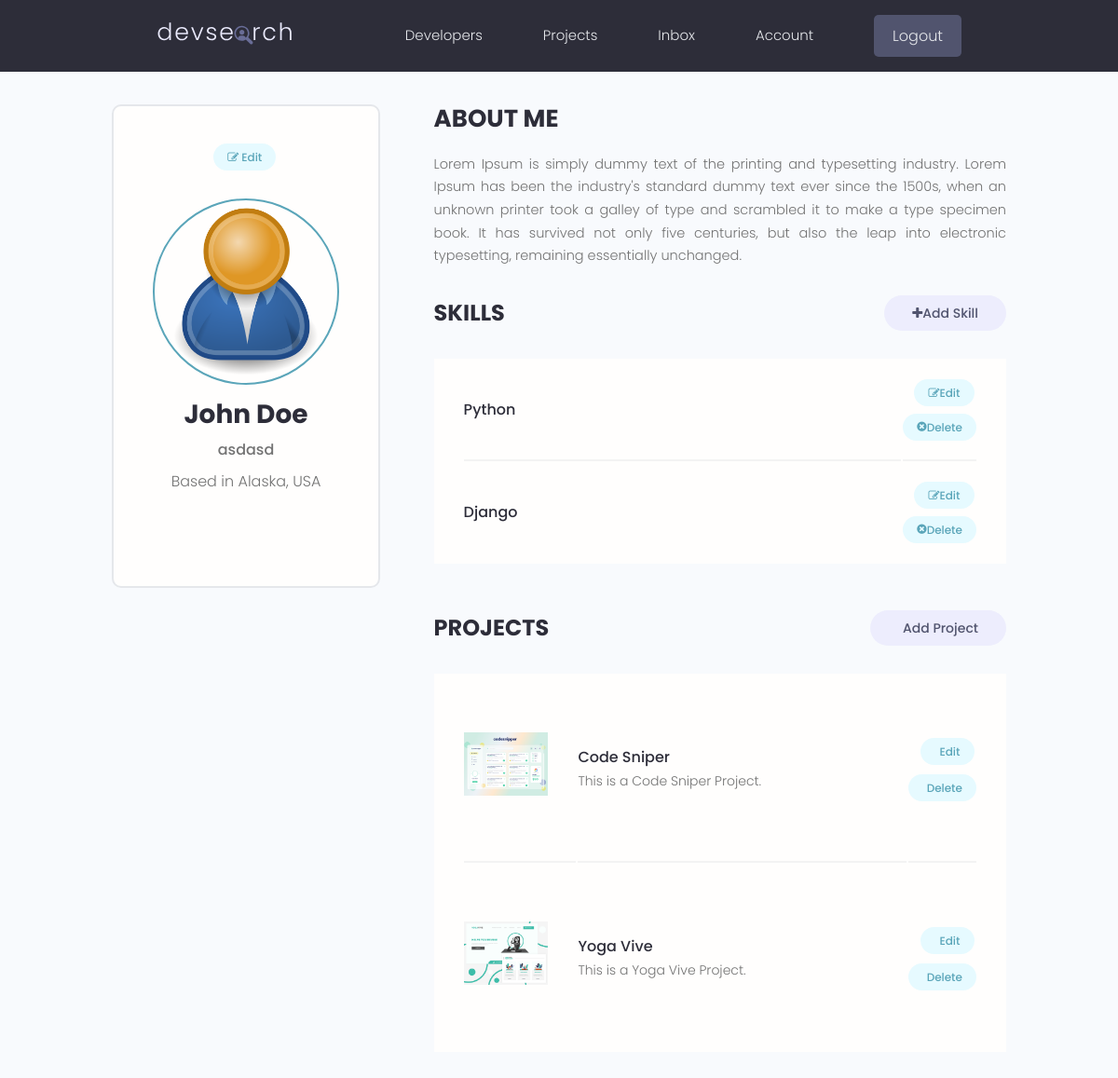
/account/ (signed in), run on the app's committed database.
### usersApp/models.py (models this page shows, shortened)
class Profile(models.Model):
    user = models.OneToOneField(User, on_delete=models.CASCADE, null=True, blank=True)
    name = models.CharField(max_length=200, blank=True, null=True)
    email = models.EmailField(max_length=500, blank=True, null=True)
    username = models.CharField(max_length=200, blank=True, null=True)
    location = models.CharField(max_length=200, blank=True, null=True)
    short_intro = models.CharField(max_length=200, blank=True, null=True)
    bio = models.TextField(blank=True, null=True)
    profile_image = models.ImageField(blank=True, null=True, upload_to="profiles/",
                                      default="profiles/user-default.png") # This will go in static/images folder and then in profiles folder and upload my pictures here. Again - we are uploading to the profiles folder and also getting the defualt from the profiles folder
    social_github = models.CharField(max_length=200, blank=True, null=True)
    social_twitter = models.CharField(max_length=200, blank=True, null=True)
    social_linkedin = models.CharField(max_length=200, blank=True, null=True)
    social_youtube = models.CharField(max_length=200, blank=True, null=True)
    social_website = models.CharField(max_length=200, blank=True, null=True)
    created = models.DateTimeField(auto_now_add=True)
    id = models.UUIDField(default=uuid.uuid4, unique=True, primary_key=True, editable=False)

class Skill(models.Model):
    owner = models.ForeignKey(Profile, on_delete=models.CASCADE, null=True, blank=True) # A user / profile can have many skills
    name = models.CharField(max_length=200, null=True, blank=True)
    description = models.TextField(null=True, blank=True)
    created = models.DateTimeField(auto_now_add=True)
    id = models.UUIDField(default=uuid.uuid4, unique=True, primary_key=True, editable=False)

### projectsApp/models.py (models this page shows, shortened)
class Project(models.Model):
    owner = models.ForeignKey(Profile, null=True, blank=True, on_delete=models.SET_NULL) # We want to connect a project to a specific user profile - many-to-one relationship
    title = models.CharField(max_length=200)   # By default null=False - required to enter data in this field (for the database)
    description = models.TextField(null=True, blank=True)  # Does NOT require to enter data in this field! blank is the same but for django form to be submitted! We can submit a form without adding this!
    featured_image = models.ImageField(null=True, blank=True, default="default.jpg") # B/c its in "images" folder no need to specify path, otherwise path needed
    demo_link = models.CharField(max_length=2000, null=True, blank=True)
    source_link = models.CharField(max_length=2000, null=True, blank=True)
    tags = models.ManyToManyField('Tag', blank=True)  # The tag can be connected to many models
    vote_total = models.IntegerField(default=0, null=True, blank=True)
    vote_ratio = models.IntegerField(default=0, null=True, blank=True)
    created = models.DateTimeField(auto_now_add=True)
    id = models.UUIDField(default=uuid.uuid4, unique=True, primary_key=True, editable=False)

### usersApp/views.py (the view)
# urls.py: path('account/', views.userAccount, name="account"),
@login_required(login_url='login')
def userAccount(request):
    profile = request.user.profile
    skills =  profile.skill_set.all()
    projects = profile.project_set.all()
    context = {'profile':profile, 'skills':skills, 'projects':projects}
    return render(request, 'usersApp/account.html', context)

### usersApp/templates/usersApp/account.html (shortened to what this page needs)
{% extends 'main.html' %}
{% block content %}
  <main class="settingsPage profile my-md">
    <div class="container">
      <div class="layout">
        <div class="column column--1of3">
          <div class="card text-center">
            <div class="card__body dev">
              <a class="tag tag--pill tag--main settings__btn" href="{% url 'edit-account' %}"><i class="fa fa-edit"></i> Edit</a>
              <img class="avatar avatar--xl dev__avatar" src="{{profile.profile_image.url}}" />
              <h2 class="dev__name">{{profile.name}}</h2>
              <p class="dev__title">{{profile.short_intro}}</p>
              <p class="dev__location">Based in {{profile.location}}</p>
            </div>
          </div>
        </div>
        <div class="column column--2of3">
          <div class="devInfo">
            <h3 class="devInfo__title">About Me</h3>
            <p class="devInfo__about">{{profile.bio}}</p>
          </div>
          <div class="settings">
            <h3 class="settings__title">Skills</h3>
            <a class="tag tag--pill tag--sub settings__btn tag--lg" href="#"><i class="fa fa-plus"></i> Add Skill</a>
          </div>
          <table class="settings__table">
            {% for skill in skills %}
            <tr>
              <td class="settings__tableInfo">
                <h4>{{skill.name}}</h4>
              </td>
              <td class="settings__tableActions">
                <a class="tag tag--pill tag--main settings__btn" href="#"><i class="fa fa-edit"></i>   Edit</a>
                <a class="tag tag--pill tag--main settings__btn" href="#"><i class="fa fa-times-circle"></i>  Delete</a>
              </td>
            </tr>
            {% endfor %}
          </table>
          <div class="settings">
            <h3 class="settings__title">Projects</h3>
            <a class="tag tag--pill tag--sub settings__btn tag--lg" href="#"> Add Project</a>
          </div>
          <table class="settings__table">
            {% for project in projects %}
            <tr>
              <td class="settings__thumbnail">
                <a href="{% url 'project' project.id %}"><img src="{{project.featured_image.url}}" alt="Project Thumbnail" /></a>
              </td>
              <td class="settings__tableInfo">
                <a href="{% url 'project' project.id %}">{{project.title}}</a>
                <p>
                   {{project.description|slice:"150"}}
                </p>
              </td>
              <td class="settings__tableActions">
                <a class="tag tag--pill tag--main settings__btn" href="#"> Edit</a>
                <a class="tag tag--pill tag--main settings__btn" href="#">
                  Delete</a>
              </td>
            </tr>
            {% endfor  %}
          </table>
        </div>
      </div>
    </div>
  </main>
{% endblock content %}

### static/styles/app.css (style rules this page uses)
:root { --color-sub: #2d2d39; }
.card { border: 2px solid var(--color-light); }
img { width: 100%; }
.profile .card > .dev { padding: 4rem; }
.dev__avatar { display: block; margin: auto; }
.dev__name { color: var(--color-sub); font-size: 2.8rem; font-weight: 700; margin-top: 1rem; margin-bottom: 0.5rem; }
.dev__title { font-size: 1.6rem; font-weight: 500; line-height: 1.3; }
.dev__location { margin-top: 1rem; }
.devInfo { margin-bottom: 3rem; }
.devInfo__title, .devInfo__subtitle { font-size: 2.6rem; color: var(--color-sub); text-transform: uppercase; font-weight: 700; margin-bottom: 1.5rem; }
.devInfo__about, .devSkill__info { font-size: 1.45rem; line-height: 1.7; text-align: justify; }
.settingsPage .dev > .settings__btn { display: inline-block; margin-bottom: 3rem; }
.settings { display: flex; justify-content: space-between; align-items: center; }
.settings__title { font-size: 2.4rem; text-transform: uppercase; font-weight: 700; color: var(--color-sub); }
.settings__table { margin-top: 3rem; margin-bottom: 5rem; padding: 0 3rem; background: var(--color-white); }
.settings__table tr { width: 100%; }
.settings__table tr > td { padding: 2rem 0; }
.settings__table tr:not(:last-child) td { border-bottom: 2px solid var(--color-white-light); }
.settings__thumbnail { width: 23%; min-width: 10rem; }
.settings__thumbnail img { padding-right: 3rem; height: 15rem; object-fit: contain; }
.settings__tableInfo { width: 100%; }
.settings__tableInfo h4, .settings__tableInfo a { padding-right: 1rem; width: auto; font-size: 1.6rem; font-weight: 500; color: var(--color-sub); }
.settings__tableInfo p { font-size: 1.4rem; }
.settings__tableActions { text-align: right; }

### static/uikit/styles/modules/_variables.css (style rules this page uses)
:root { --color-main: #5aa5b9; --color-main-light: #e6faff; --color-sub: #3f4156; --color-sub-light: #51546e; --color-sub-lighter: #ededfd; --color-text: #737373; --color-gray: #8b8b8b; --color-light: #e5e7eb; --color-light-gray: #767676; --color-bg: #f8fafd; --color-white: #fffefd; --color-white-light: #f3f3f3; --color-success: #359e64; --color-success-bg: #def8e8; --color-error: #fc4b0b; --color-error-bg: #fff2ee; --font-base: 'Poppins', arial, helvetica, 'Segoe UI', roboto, ubuntu, sans-serif; --font-monospace: 'Fira Code', 'Courier New', courier, monospace; --font-regular: 300; --font-medium: 500; --font-bold: 700; --generic-shadow: 1px 1px 5px #00000010; --generic-transition: all 0.3s ease-in-out; }

### static/uikit/styles/modules/_base.css (style rules this page uses)
* { margin: 0; padding: 0; box-sizing: border-box; text-rendering: optimizeLegibility; color: inherit; font-size: inherit; }
html { font-size: 50%; }
@media only screen and (min-width: 480px) { html { font-size: 56.25%; } }
@media only screen and (min-width: 1200px) { html { font-size: 62.5%; } }
body { line-height: 1.6; font-weight: 400; font-size: 1.5rem; color: var(--color-text); background-color: var(--color-bg); min-height: 100vh; }

### static/uikit/styles/modules/_typography.css (style rules this page uses)
* { font-family: var(--font-base); }
h2 { font-size: 3.6rem; font-weight: var(--font-bold); }
h3 { font-size: 3.2rem; font-weight: var(--font-medium); }
h4 { font-size: 2.8rem; font-weight: var(--font-medium); }
p, span, strong { font-size: 1.6rem; color: var(--color-text); font-weight: var(--font-regular); }
a { padding-bottom: 2px; text-decoration: none; display: inline-block; color: var(--color-main); font-weight: var(--font-medium); }

### static/uikit/styles/modules/_utilities.css (style rules this page uses)
.container { width: 92%; max-width: 165rem; margin: 0 auto; box-sizing: border-box; }
@media screen and (min-width: 1000px) { .container { width: 90%; } }
@media screen and (min-width: 1200px) { .container { width: 80%; } }
.text-center { text-align: center; }
.my-md { margin: 3rem auto; }

### static/uikit/styles/modules/_avatar.css (style rules this page uses)
.avatar { border-radius: 50%; border: 2px solid var(--color-main); object-fit: cover; }
.avatar--xl { height: 20rem; width: 20rem; }

### static/uikit/styles/modules/_card.css (style rules this page uses)
.card { border-radius: 1rem; background-color: var(--color-white); border: 1.5px solid var(--color-light); width: auto; height: auto; margin-top: 0.5rem; margin-bottom: 0.5rem; overflow: hidden; }
.card__body, .card__header { padding: 2rem 2.5rem; }

### static/uikit/styles/modules/_layout.css (style rules this page uses)
.layout { display: flex; flex-flow: row wrap; justify-content: space-between; }
.layout > .column { margin-bottom: 3rem; }
.layout > .column.column--1of3 { flex-basis: 30%; }
.layout > .column.column--2of3 { flex-basis: 64%; }

### data on the page
Profile: profile_image (placeholder picture), name "John Doe", short_intro "asdasd", location "Alaska, USA", bio "Lorem Ipsum is simply dummy text of the printing and typesetting industry. Lorem Ipsum has been the industry's standard dummy text ever since the 1500s, when an unknown printer took a galley of type and scrambled it to make a type specimen book. It has survived not only five centuries, but also the leap into electronic typesetting, remaining essentially unchanged."
Skill: name "Python"
Skill: name "Django"
Project: featured_image (picture), title "Code Sniper", description "This is a Code Sniper Project."
Project: featured_image (picture), title "Yoga Vive", description "This is a Yoga Vive Project."
